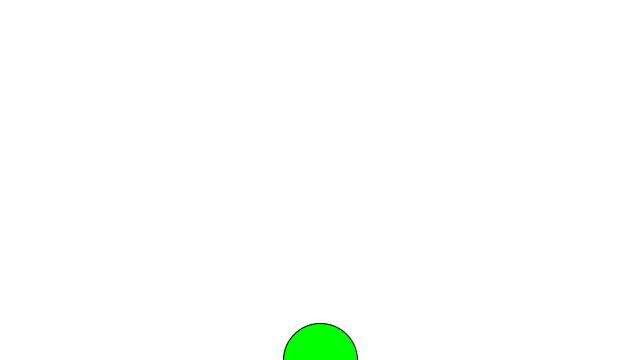
Frame 1 (no input)
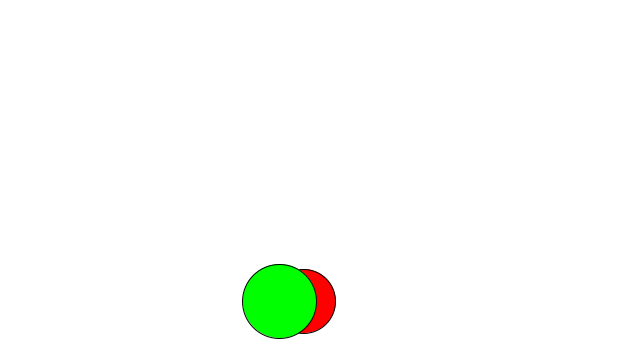
Frame 60 (the mouse pressed at the canvas centre just before this capture)
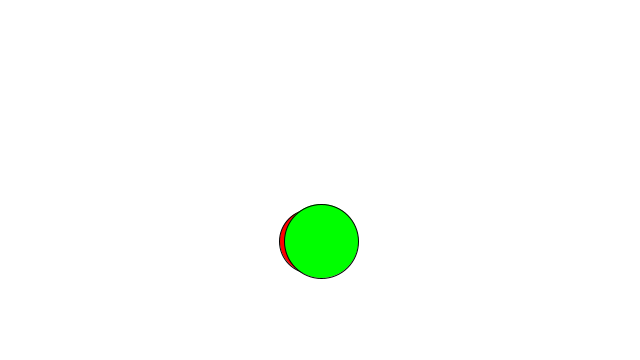
Frame 120 (the mouse held since frame 60 and released just before this capture)

The Processing sketch that drew these frames (run headless with seeded random() and noise(); from frame 60 on, the mouse is pressed at the canvas centre):

// Processing sketch: OOPs
// ── OOPs.pde
class Bubble{
  float x, y, diameter ;
  
  Bubble(float diameter){
    x=width/2 ;
    y=height ;
    this.diameter=diameter ;
  }
  
  void display(float r,float g, float b){
    stroke(0) ;
    fill(r,g,b) ;
    ellipse(x,y,diameter,diameter);
  }
  
  void ascend(){
    y-- ;
    x+=random(-5,5) ;
  }
  
  void top(){
    if(y<diameter/2){
      y=diameter/2 ;
    }
  }
}

Bubble b1 ;
Bubble b2 ;
void setup(){
  size(640,360);
  b1=new Bubble(64) ;
  b2=new Bubble(74) ;
}

void draw(){
  background(255) ;
  b1.display(255,0,0) ;
  b1.ascend() ;
  b1.top() ;
  
  b2.display(0,255,0) ;
  b2.ascend() ;
  b2.top() ;
}
